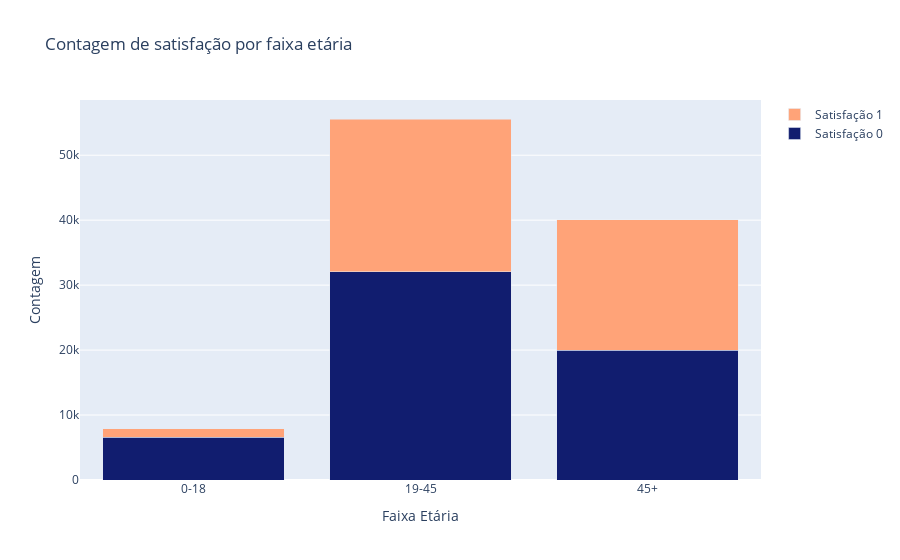

This figure's notebook cell:
### Markdown cell above
##### - 1. Pessoas com mais que 45 anos tendem a  ficar insatisfeitas com a loja. (Lembrar de excluir a faixa etaria infantil)

### Code cell
bins = [0, 18, 45, float('inf')]
labels = ['0-18', '19-45', '45+']

aux=df4.copy()
aux['age_group'] = pd.cut(aux['age'], bins=bins, labels=labels, right=False)

counts = aux.groupby(['age_group', 'satisfaction']).size().unstack().reset_index()

data = [go.Bar(x=counts['age_group'],y=counts[0],name='Satisfação 0',marker=dict(color='#111D6F')),
        go.Bar(x=counts['age_group'],y=counts[1],name='Satisfação 1',marker=dict(color='#FFA378'))]

layout = go.Layout(title='Contagem de satisfação por faixa etária',
                   xaxis=dict(title='Faixa Etária'),
                   yaxis=dict(title='Contagem'),
                   barmode='stack')

fig = go.Figure(data=data, layout=layout)
fig.show()

### Figure 1 — Plotly figure (JSON) as saved in the notebook; plotly's stock layout.template omitted (floating-point values rounded to 4 significant figures)
{"data": [{"marker": {"color": "#111D6F"}, "name": "Satisfação 0", "type": "bar", "x": ["0-18", "19-45", "45+"], "y": [6604, 32094, 19985]}, {"marker": {"color": "#FFA378"}, "name": "Satisfação 1", "type": "bar", "x": ["0-18", "19-45", "45+"], "y": [1295, 23481, 20114]}], "layout": {"barmode": "stack", "title": {"text": "Contagem de satisfação por faixa etária"}, "xaxis": {"title": {"text": "Faixa Etária"}}, "yaxis": {"title": {"text": "Contagem"}}}}
